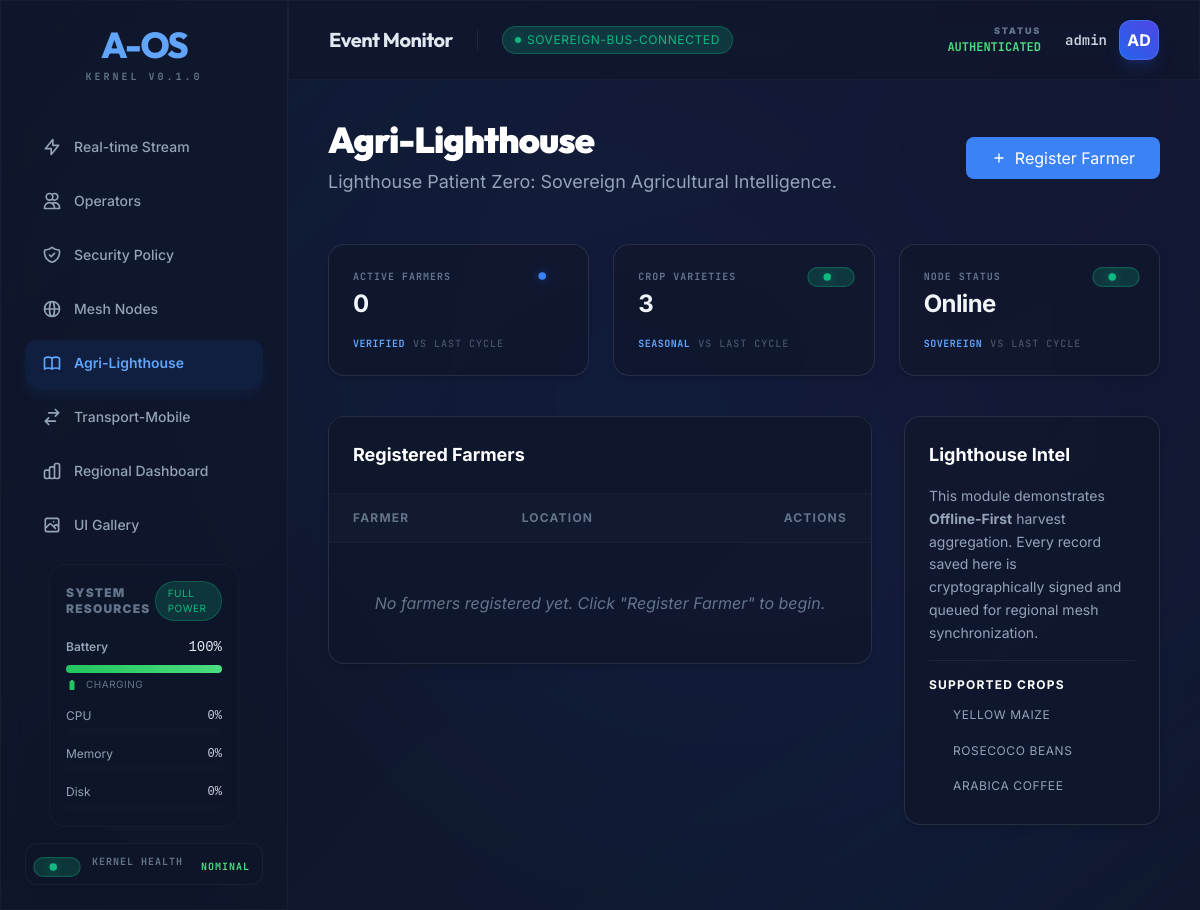
The app's page /agri/ (signed in) with its own data.
### tables this page shows
CREATE TABLE crops (
            id TEXT PRIMARY KEY,
            name TEXT NOT NULL,
            crop_type TEXT NOT NULL,
            growing_season TEXT NOT NULL
        );

### aos/api/routers/agri.py (the view)
@router.get("/", response_class=HTMLResponse)
async def agri_root(request: Request, current_user: dict = Depends(get_current_operator)):
    if not agri_state.module:
        return HTMLResponse("AgriModule not initialized", status_code=500)
    farmers = agri_state.module.list_all_farmers()
    crops = agri_state.module.list_crops()
    return templates.TemplateResponse(
        "agri.html",
        {
            "request": request,
            "user": current_user,
            "farmers": farmers,
            "crops": crops
        }
    )

### aos/api/templates/agri.html (shortened to what this page needs)
{% extends "dashboard.html" %}
{% block content %}
<div class="space-y-10 fade-in">
    <div class="flex flex-col md:flex-row md:items-center justify-between gap-6 mb-12">
        <div>
            <h1 class="aos-text-display text-4xl font-black text-white tracking-tight mb-2">Agri-Lighthouse</h1>
            <p class="text-slate-400 text-lg">Lighthouse Patient Zero: Sovereign Agricultural Intelligence.</p>
        </div>
        <div class="flex items-center gap-4">
            <button class="aos-btn aos-btn-primary aos-size-md" hx-get="/agri/farmer/new" hx-target="#modal-content"
                onclick="document.getElementById('agri-modal').classList.remove('hidden')">
                <svg class="w-4 h-4" fill="none" stroke="currentColor" viewBox="0 0 24 24">
                    <path stroke-linecap="round" stroke-linejoin="round" stroke-width="2" d="M12 6v6m0 0v6m0-6h6m0-0H6">
                    </path>
                </svg>
                <span>Register Farmer</span>
            </button>
        </div>
    </div>
    <div class="grid grid-cols-1 md:grid-cols-3 gap-6 mb-12">
        {{ data_card(label="Active Farmers", value=farmers|length, trend="Verified", status="info") }}
        {{ data_card(label="Crop Varieties", value=crops|length, trend="Seasonal", status="success") }}
        {{ data_card(label="Node Status", value="Online", trend="Sovereign", status="success") }}
    </div>
    <div class="grid grid-cols-1 lg:grid-cols-3 gap-8">
        <div class="lg:col-span-2">
            {% call card(padding="0") %}
            <div class="p-6 border-b border-slate-800/50 bg-slate-900/30">
                <h3 class="text-lg font-bold text-white">Registered Farmers</h3>
            </div>
            <div id="farmer-list-container">
                {% include "partials/farmer_list.html" %}
            </div>
            {% endcall %}
        </div>
        <div class="space-y-6">
            {% call card() %}
            <h3 class="text-lg font-bold text-white mb-4">Lighthouse Intel</h3>
            <div class="space-y-4 text-sm text-slate-400 leading-relaxed">
                <p>This module demonstrates <strong>Offline-First</strong> harvest aggregation. Every record saved here
                    is cryptographically signed and queued for regional mesh synchronization.</p>
                <div class="pt-4 border-t border-slate-800">
                    <h4 class="text-white font-bold mb-2 text-xs uppercase tracking-widest">Supported Crops</h4>
                    <div class="flex flex-wrap gap-2">
                        {% for crop in crops %}
                        {{ badge(text=crop.name, variant="outline") }}
                        {% endfor %}
                    </div>
                </div>
            </div>
            {% endcall %}
        </div>
    </div>
</div>
{% endblock %}

### aos/api/templates/components/atoms/Badge.html (shortened to what this page needs)
{% macro badge(
text,
variant="info",
dot=True,
pulse=False,
class=""
) %}
<span class="aos-badge aos-badge-{{ variant }} {{ class }}">
    {% if dot %}
    <span class="aos-badge-dot aos-bg-{{ variant }} {% if pulse %}animate-pulse-slow{% endif %}"></span>
    {% endif %}
    {{ text }}
</span>
{% endmacro %}

### aos/api/templates/partials/design_system.html (style rules this page uses)
body { margin: 0; scroll-behavior: smooth; -webkit-font-smoothing: antialiased; background: var(--aos-surface-base); color: var(--aos-neutral-50); font-family: var(--aos-font-sans); }

### aos/api/templates/dashboard.html (style rules this page uses)
.fade-in { animation: fadeIn 0.4s cubic-bezier(0.16, 1, 0.3, 1) forwards; }

### aos/api/templates/components/atoms/Badge.html (style rules this page uses)
.aos-badge-dot { width: 6px; height: 6px; border-radius: var(--aos-radius-full); margin-right: 6px; display: inline-block; }
.aos-bg-success { background: #10b981; box-shadow: 0 0 8px rgba(16, 185, 129, 0.4); }
.aos-bg-info { background: #3b82f6; box-shadow: 0 0 8px rgba(59, 130, 246, 0.4); }
.animate-pulse-slow { animation: pulse-slow 2s cubic-bezier(0.4, 0, 0.6, 1) infinite; }

### records on screen
crops: name "YELLOW MAIZE"
crops: name "ROSECOCO BEANS"
crops: name "ARABICA COFFEE"

### other values on screen
{{ text }} "Real-time Stream Operators Security Policy Mesh Nodes Agri-Lighthouse Transport-Mobile Regional Dashboard UI Gallery"
{{ name }} "KERNEL HEALTH"
{{ status_text }} "NOMINAL"
{{ text }} "SOVEREIGN-BUS-CONNECTED"
{{ user.username }} "admin"
{{ user.username[:2].upper() }} "AD"
{{ label }} "ACTIVE FARMERS CROP VARIETIES NODE STATUS"
{{ value }} "0 3 Online"
{{ trend }} "VERIFIED SEASONAL SOVEREIGN"
